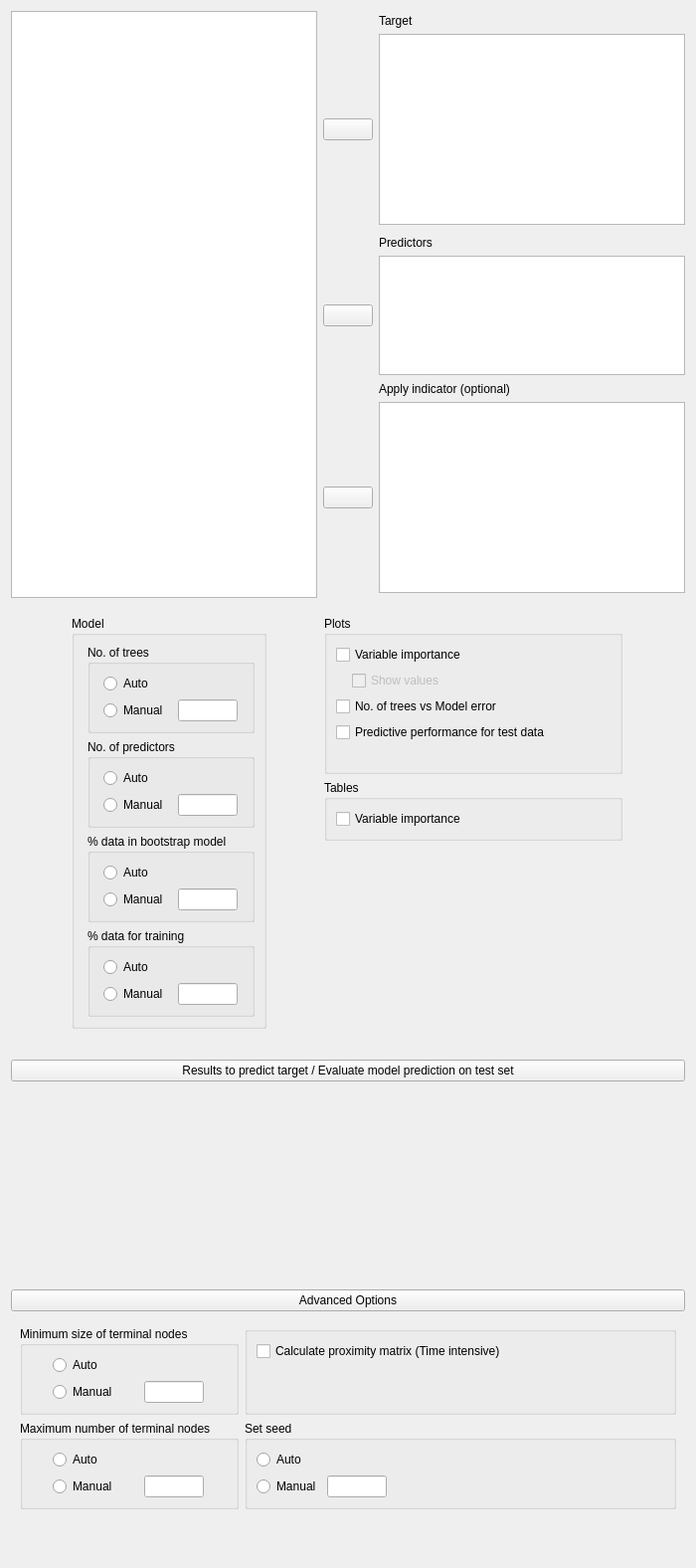
<?xml version="1.0" encoding="UTF-8"?>
<ui version="4.0">
 <class>MLRegressionRandomForestForm</class>
 <widget class="QWidget" name="MLRegressionRandomForestForm">
  <property name="geometry">
   <rect>
    <x>0</x>
    <y>0</y>
    <width>700</width>
    <height>1576</height>
   </rect>
  </property>
  <property name="sizePolicy">
   <sizepolicy hsizetype="Fixed" vsizetype="Preferred">
    <horstretch>0</horstretch>
    <verstretch>0</verstretch>
   </sizepolicy>
  </property>
  <property name="windowTitle">
   <string>Form</string>
  </property>
  <layout class="QGridLayout" name="gridLayout">
   <property name="verticalSpacing">
    <number>0</number>
   </property>
   <item row="3" column="0">
    <widget class="QWidget" name="widget_11" native="true">
     <layout class="QGridLayout" name="gridLayout_6">
      <property name="leftMargin">
       <number>0</number>
      </property>
      <property name="topMargin">
       <number>0</number>
      </property>
      <property name="rightMargin">
       <number>0</number>
      </property>
      <property name="bottomMargin">
       <number>0</number>
      </property>
      <property name="verticalSpacing">
       <number>0</number>
      </property>
      <item row="0" column="0">
       <widget class="QWidget" name="widget_10" native="true">
        <property name="sizePolicy">
         <sizepolicy hsizetype="Preferred" vsizetype="Preferred">
          <horstretch>0</horstretch>
          <verstretch>0</verstretch>
         </sizepolicy>
        </property>
        <layout class="QGridLayout" name="gridLayout_5">
         <property name="leftMargin">
          <number>0</number>
         </property>
         <property name="topMargin">
          <number>13</number>
         </property>
         <property name="rightMargin">
          <number>0</number>
         </property>
         <property name="bottomMargin">
          <number>3</number>
         </property>
         <item row="2" column="0">
          <widget class="AnovaModelWidget" name="modelTerms" native="true">
           <property name="sizePolicy">
            <sizepolicy hsizetype="Expanding" vsizetype="Preferred">
             <horstretch>0</horstretch>
             <verstretch>0</verstretch>
            </sizepolicy>
           </property>
           <property name="minimumSize">
            <size>
             <width>0</width>
             <height>200</height>
            </size>
           </property>
          </widget>
         </item>
         <item row="1" column="0">
          <widget class="ExpanderButton" name="expanderModel">
           <property name="sizePolicy">
            <sizepolicy hsizetype="Expanding" vsizetype="Preferred">
             <horstretch>0</horstretch>
             <verstretch>0</verstretch>
            </sizepolicy>
           </property>
           <property name="text">
            <string>Results to predict target / Evaluate model prediction on test set</string>
           </property>
          </widget>
         </item>
        </layout>
       </widget>
      </item>
     </layout>
    </widget>
   </item>
   <item row="4" column="0">
    <widget class="QWidget" name="advancedBox" native="true">
     <layout class="QGridLayout" name="gridLayout_2">
      <property name="leftMargin">
       <number>0</number>
      </property>
      <property name="topMargin">
       <number>0</number>
      </property>
      <property name="rightMargin">
       <number>0</number>
      </property>
      <item row="0" column="0" rowspan="2" colspan="2">
       <widget class="ExpanderButton" name="expanderAdvanced">
        <property name="text">
         <string>Advanced Options</string>
        </property>
       </widget>
      </item>
      <item row="3" column="0" rowspan="2" colspan="2">
       <widget class="QWidget" name="advancedOptions" native="true">
        <layout class="QGridLayout" name="gridLayout_7">
         <item row="0" column="1">
          <widget class="BoundGroupBox" name="sampleMode_2">
           <property name="title">
            <string/>
           </property>
           <layout class="QGridLayout" name="gridLayout_15">
            <item row="1" column="0">
             <spacer name="verticalSpacer_4">
              <property name="orientation">
               <enum>Qt::Vertical</enum>
              </property>
              <property name="sizeHint" stdset="0">
               <size>
                <width>20</width>
                <height>40</height>
               </size>
              </property>
             </spacer>
            </item>
            <item row="0" column="0">
             <widget class="BoundCheckBox" name="calculateProximityMatrix">
              <property name="text">
               <string>Calculate proximity matrix (Time intensive)</string>
              </property>
             </widget>
            </item>
           </layout>
          </widget>
         </item>
         <item row="3" column="1">
          <spacer name="verticalSpacer_5">
           <property name="orientation">
            <enum>Qt::Vertical</enum>
           </property>
           <property name="sizeHint" stdset="0">
            <size>
             <width>20</width>
             <height>40</height>
            </size>
           </property>
          </spacer>
         </item>
         <item row="0" column="0">
          <widget class="BoundGroupBox" name="minimumTerminalNodeSize">
           <property name="title">
            <string>Minimum size of terminal nodes</string>
           </property>
           <property name="flat">
            <bool>false</bool>
           </property>
           <layout class="QGridLayout" name="gridLayout_20">
            <item row="1" column="0">
             <widget class="QRadioButton" name="manual_6">
              <property name="sizePolicy">
               <sizepolicy hsizetype="Fixed" vsizetype="Fixed">
                <horstretch>0</horstretch>
                <verstretch>0</verstretch>
               </sizepolicy>
              </property>
              <property name="text">
               <string>Manual</string>
              </property>
             </widget>
            </item>
            <item row="0" column="0">
             <widget class="QRadioButton" name="auto_6">
              <property name="sizePolicy">
               <sizepolicy hsizetype="Fixed" vsizetype="Fixed">
                <horstretch>0</horstretch>
                <verstretch>0</verstretch>
               </sizepolicy>
              </property>
              <property name="text">
               <string>Auto</string>
              </property>
             </widget>
            </item>
            <item row="1" column="1">
             <widget class="BoundTextBox" name="modelMinimumTerminalNode">
              <property name="sizePolicy">
               <sizepolicy hsizetype="Fixed" vsizetype="Preferred">
                <horstretch>0</horstretch>
                <verstretch>0</verstretch>
               </sizepolicy>
              </property>
              <property name="minimumSize">
               <size>
                <width>60</width>
                <height>0</height>
               </size>
              </property>
              <property name="maximumSize">
               <size>
                <width>60</width>
                <height>16777215</height>
               </size>
              </property>
             </widget>
            </item>
           </layout>
          </widget>
         </item>
         <item row="1" column="0">
          <widget class="BoundGroupBox" name="maximumTerminalNodeSize">
           <property name="title">
            <string>Maximum number of terminal nodes</string>
           </property>
           <property name="flat">
            <bool>false</bool>
           </property>
           <layout class="QGridLayout" name="gridLayout_21">
            <item row="0" column="0">
             <widget class="QRadioButton" name="auto_7">
              <property name="sizePolicy">
               <sizepolicy hsizetype="Fixed" vsizetype="Fixed">
                <horstretch>0</horstretch>
                <verstretch>0</verstretch>
               </sizepolicy>
              </property>
              <property name="text">
               <string>Auto</string>
              </property>
             </widget>
            </item>
            <item row="1" column="0">
             <widget class="QRadioButton" name="manual_7">
              <property name="sizePolicy">
               <sizepolicy hsizetype="Fixed" vsizetype="Fixed">
                <horstretch>0</horstretch>
                <verstretch>0</verstretch>
               </sizepolicy>
              </property>
              <property name="text">
               <string>Manual</string>
              </property>
             </widget>
            </item>
            <item row="1" column="1">
             <widget class="BoundTextBox" name="modelMaximumTerminalNode">
              <property name="sizePolicy">
               <sizepolicy hsizetype="Fixed" vsizetype="Preferred">
                <horstretch>0</horstretch>
                <verstretch>0</verstretch>
               </sizepolicy>
              </property>
              <property name="minimumSize">
               <size>
                <width>60</width>
                <height>0</height>
               </size>
              </property>
              <property name="maximumSize">
               <size>
                <width>60</width>
                <height>16777215</height>
               </size>
              </property>
             </widget>
            </item>
           </layout>
          </widget>
         </item>
         <item row="1" column="1">
          <widget class="BoundGroupBox" name="seedBox">
           <property name="title">
            <string>Set seed</string>
           </property>
           <layout class="QGridLayout" name="gridLayout_14">
            <item row="2" column="1">
             <widget class="BoundTextBox" name="seed">
              <property name="sizePolicy">
               <sizepolicy hsizetype="Fixed" vsizetype="Preferred">
                <horstretch>0</horstretch>
                <verstretch>0</verstretch>
               </sizepolicy>
              </property>
              <property name="minimumSize">
               <size>
                <width>60</width>
                <height>0</height>
               </size>
              </property>
              <property name="maximumSize">
               <size>
                <width>60</width>
                <height>16777215</height>
               </size>
              </property>
             </widget>
            </item>
            <item row="2" column="0">
             <widget class="QRadioButton" name="manual_5">
              <property name="text">
               <string>Manual</string>
              </property>
             </widget>
            </item>
            <item row="2" column="2">
             <spacer name="horizontalSpacer">
              <property name="orientation">
               <enum>Qt::Horizontal</enum>
              </property>
              <property name="sizeHint" stdset="0">
               <size>
                <width>40</width>
                <height>20</height>
               </size>
              </property>
             </spacer>
            </item>
            <item row="1" column="0">
             <widget class="QRadioButton" name="auto_5">
              <property name="text">
               <string>Auto</string>
              </property>
             </widget>
            </item>
           </layout>
          </widget>
         </item>
        </layout>
       </widget>
      </item>
     </layout>
    </widget>
   </item>
   <item row="2" column="0">
    <widget class="QWidget" name="widget_12" native="true">
     <property name="sizePolicy">
      <sizepolicy hsizetype="Maximum" vsizetype="Minimum">
       <horstretch>0</horstretch>
       <verstretch>0</verstretch>
      </sizepolicy>
     </property>
     <layout class="QGridLayout" name="gridLayout_4">
      <property name="leftMargin">
       <number>0</number>
      </property>
      <property name="rightMargin">
       <number>0</number>
      </property>
      <property name="bottomMargin">
       <number>0</number>
      </property>
     </layout>
    </widget>
   </item>
   <item row="1" column="0">
    <widget class="QWidget" name="advancedOptions_2" native="true">
     <layout class="QGridLayout" name="gridLayout_8">
      <item row="2" column="1">
       <spacer name="verticalSpacer_6">
        <property name="orientation">
         <enum>Qt::Vertical</enum>
        </property>
        <property name="sizeHint" stdset="0">
         <size>
          <width>20</width>
          <height>40</height>
         </size>
        </property>
       </spacer>
      </item>
      <item row="0" column="1">
       <widget class="GroupBox" name="plotsGroup">
        <property name="title">
         <string>Plots</string>
        </property>
        <layout class="QGridLayout" name="gridLayout_11">
         <item row="2" column="0" colspan="3">
          <widget class="BoundCheckBox" name="plotTreesVsModelError">
           <property name="sizePolicy">
            <sizepolicy hsizetype="Fixed" vsizetype="Fixed">
             <horstretch>0</horstretch>
             <verstretch>0</verstretch>
            </sizepolicy>
           </property>
           <property name="text">
            <string>No. of trees vs Model error</string>
           </property>
          </widget>
         </item>
         <item row="1" column="1" colspan="3">
          <widget class="BoundCheckBox" name="plotVariableImportanceShowValues">
           <property name="enabled">
            <bool>false</bool>
           </property>
           <property name="sizePolicy">
            <sizepolicy hsizetype="Fixed" vsizetype="Fixed">
             <horstretch>0</horstretch>
             <verstretch>0</verstretch>
            </sizepolicy>
           </property>
           <property name="text">
            <string>Show values</string>
           </property>
          </widget>
         </item>
         <item row="0" column="0" colspan="3">
          <widget class="BoundCheckBox" name="plotVariableImportance">
           <property name="sizePolicy">
            <sizepolicy hsizetype="Fixed" vsizetype="Fixed">
             <horstretch>0</horstretch>
             <verstretch>0</verstretch>
            </sizepolicy>
           </property>
           <property name="text">
            <string>Variable importance</string>
           </property>
          </widget>
         </item>
         <item row="4" column="0">
          <widget class="QLabel" name="label_17">
           <property name="minimumSize">
            <size>
             <width>10</width>
             <height>0</height>
            </size>
           </property>
           <property name="maximumSize">
            <size>
             <width>10</width>
             <height>16777215</height>
            </size>
           </property>
           <property name="text">
            <string/>
           </property>
          </widget>
         </item>
         <item row="3" column="0" colspan="3">
          <widget class="BoundCheckBox" name="plotPredictivePerformance">
           <property name="sizePolicy">
            <sizepolicy hsizetype="Fixed" vsizetype="Fixed">
             <horstretch>0</horstretch>
             <verstretch>0</verstretch>
            </sizepolicy>
           </property>
           <property name="text">
            <string>Predictive performance for test data</string>
           </property>
          </widget>
         </item>
         <item row="1" column="0">
          <widget class="QWidget" name="widget" native="true">
           <property name="minimumSize">
            <size>
             <width>10</width>
             <height>0</height>
            </size>
           </property>
           <property name="maximumSize">
            <size>
             <width>10</width>
             <height>16777215</height>
            </size>
           </property>
          </widget>
         </item>
        </layout>
       </widget>
      </item>
      <item row="0" column="0" rowspan="3">
       <widget class="BoundGroupBox" name="bayesFactorType_2">
        <property name="sizePolicy">
         <sizepolicy hsizetype="Fixed" vsizetype="Minimum">
          <horstretch>0</horstretch>
          <verstretch>0</verstretch>
         </sizepolicy>
        </property>
        <property name="title">
         <string>Model</string>
        </property>
        <property name="flat">
         <bool>false</bool>
        </property>
        <layout class="QGridLayout" name="gridLayout_16">
         <property name="leftMargin">
          <number>13</number>
         </property>
         <item row="3" column="0">
          <widget class="BoundGroupBox" name="dataTrainingModel">
           <property name="title">
            <string>% data for training</string>
           </property>
           <property name="flat">
            <bool>false</bool>
           </property>
           <layout class="QGridLayout" name="gridLayout_19">
            <item row="1" column="0">
             <widget class="QRadioButton" name="manual_4">
              <property name="sizePolicy">
               <sizepolicy hsizetype="Fixed" vsizetype="Fixed">
                <horstretch>0</horstretch>
                <verstretch>0</verstretch>
               </sizepolicy>
              </property>
              <property name="text">
               <string>Manual</string>
              </property>
             </widget>
            </item>
            <item row="0" column="0">
             <widget class="QRadioButton" name="auto_4">
              <property name="sizePolicy">
               <sizepolicy hsizetype="Fixed" vsizetype="Fixed">
                <horstretch>0</horstretch>
                <verstretch>0</verstretch>
               </sizepolicy>
              </property>
              <property name="text">
               <string>Auto</string>
              </property>
             </widget>
            </item>
            <item row="1" column="1">
             <widget class="BoundTextBox" name="percentageDataTraining">
              <property name="sizePolicy">
               <sizepolicy hsizetype="Fixed" vsizetype="Preferred">
                <horstretch>0</horstretch>
                <verstretch>0</verstretch>
               </sizepolicy>
              </property>
              <property name="minimumSize">
               <size>
                <width>60</width>
                <height>0</height>
               </size>
              </property>
              <property name="maximumSize">
               <size>
                <width>60</width>
                <height>16777215</height>
               </size>
              </property>
             </widget>
            </item>
           </layout>
          </widget>
         </item>
         <item row="2" column="0">
          <widget class="BoundGroupBox" name="dataBootstrapModel">
           <property name="title">
            <string>% data in bootstrap model</string>
           </property>
           <property name="flat">
            <bool>false</bool>
           </property>
           <layout class="QGridLayout" name="gridLayout_18">
            <item row="0" column="0">
             <widget class="QRadioButton" name="auto_3">
              <property name="sizePolicy">
               <sizepolicy hsizetype="Fixed" vsizetype="Fixed">
                <horstretch>0</horstretch>
                <verstretch>0</verstretch>
               </sizepolicy>
              </property>
              <property name="text">
               <string>Auto</string>
              </property>
             </widget>
            </item>
            <item row="1" column="0">
             <widget class="QRadioButton" name="manual_3">
              <property name="sizePolicy">
               <sizepolicy hsizetype="Fixed" vsizetype="Fixed">
                <horstretch>0</horstretch>
                <verstretch>0</verstretch>
               </sizepolicy>
              </property>
              <property name="text">
               <string>Manual</string>
              </property>
             </widget>
            </item>
            <item row="1" column="1">
             <widget class="BoundTextBox" name="percentageDataBootstrap">
              <property name="sizePolicy">
               <sizepolicy hsizetype="Fixed" vsizetype="Preferred">
                <horstretch>0</horstretch>
                <verstretch>0</verstretch>
               </sizepolicy>
              </property>
              <property name="minimumSize">
               <size>
                <width>60</width>
                <height>0</height>
               </size>
              </property>
              <property name="maximumSize">
               <size>
                <width>60</width>
                <height>16777215</height>
               </size>
              </property>
             </widget>
            </item>
           </layout>
          </widget>
         </item>
         <item row="1" column="0">
          <widget class="BoundGroupBox" name="noOfPredictors">
           <property name="title">
            <string>No. of predictors</string>
           </property>
           <property name="flat">
            <bool>false</bool>
           </property>
           <layout class="QGridLayout" name="gridLayout_12">
            <item row="0" column="0">
             <widget class="QRadioButton" name="auto_2">
              <property name="sizePolicy">
               <sizepolicy hsizetype="Fixed" vsizetype="Fixed">
                <horstretch>0</horstretch>
                <verstretch>0</verstretch>
               </sizepolicy>
              </property>
              <property name="text">
               <string>Auto</string>
              </property>
             </widget>
            </item>
            <item row="1" column="0">
             <widget class="QRadioButton" name="manual_2">
              <property name="sizePolicy">
               <sizepolicy hsizetype="Fixed" vsizetype="Fixed">
                <horstretch>0</horstretch>
                <verstretch>0</verstretch>
               </sizepolicy>
              </property>
              <property name="text">
               <string>Manual</string>
              </property>
             </widget>
            </item>
            <item row="1" column="1">
             <widget class="BoundTextBox" name="numberOfPredictors">
              <property name="sizePolicy">
               <sizepolicy hsizetype="Fixed" vsizetype="Preferred">
                <horstretch>0</horstretch>
                <verstretch>0</verstretch>
               </sizepolicy>
              </property>
              <property name="minimumSize">
               <size>
                <width>60</width>
                <height>0</height>
               </size>
              </property>
              <property name="maximumSize">
               <size>
                <width>60</width>
                <height>16777215</height>
               </size>
              </property>
             </widget>
            </item>
           </layout>
          </widget>
         </item>
         <item row="0" column="0">
          <widget class="BoundGroupBox" name="noOfTrees">
           <property name="title">
            <string>No. of trees</string>
           </property>
           <property name="flat">
            <bool>false</bool>
           </property>
           <layout class="QGridLayout" name="gridLayout_9">
            <item row="1" column="0">
             <widget class="QRadioButton" name="manual_1">
              <property name="sizePolicy">
               <sizepolicy hsizetype="Fixed" vsizetype="Fixed">
                <horstretch>0</horstretch>
                <verstretch>0</verstretch>
               </sizepolicy>
              </property>
              <property name="text">
               <string>Manual</string>
              </property>
             </widget>
            </item>
            <item row="0" column="0">
             <widget class="QRadioButton" name="auto_1">
              <property name="sizePolicy">
               <sizepolicy hsizetype="Fixed" vsizetype="Fixed">
                <horstretch>0</horstretch>
                <verstretch>0</verstretch>
               </sizepolicy>
              </property>
              <property name="text">
               <string>Auto</string>
              </property>
             </widget>
            </item>
            <item row="1" column="1">
             <widget class="BoundTextBox" name="numberOfTrees">
              <property name="sizePolicy">
               <sizepolicy hsizetype="Fixed" vsizetype="Preferred">
                <horstretch>0</horstretch>
                <verstretch>0</verstretch>
               </sizepolicy>
              </property>
              <property name="minimumSize">
               <size>
                <width>60</width>
                <height>0</height>
               </size>
              </property>
              <property name="maximumSize">
               <size>
                <width>60</width>
                <height>16777215</height>
               </size>
              </property>
             </widget>
            </item>
           </layout>
          </widget>
         </item>
        </layout>
       </widget>
      </item>
      <item row="1" column="1">
       <widget class="GroupBox" name="groupBox_3">
        <property name="maximumSize">
         <size>
          <width>300</width>
          <height>16777215</height>
         </size>
        </property>
        <property name="title">
         <string>Tables</string>
        </property>
        <layout class="QGridLayout" name="gridLayout_10">
         <item row="0" column="0">
          <widget class="BoundCheckBox" name="tableVariableImportance">
           <property name="text">
            <string>Variable importance</string>
           </property>
          </widget>
         </item>
        </layout>
       </widget>
      </item>
     </layout>
    </widget>
   </item>
   <item row="0" column="0">
    <widget class="QWidget" name="topWidget" native="true">
     <layout class="QGridLayout" name="gridLayout_3">
      <property name="leftMargin">
       <number>0</number>
      </property>
      <property name="topMargin">
       <number>0</number>
      </property>
      <property name="rightMargin">
       <number>0</number>
      </property>
      <property name="verticalSpacing">
       <number>3</number>
      </property>
      <item row="12" column="1">
       <widget class="AssignButton" name="buttonAssignCovariates">
        <property name="sizePolicy">
         <sizepolicy hsizetype="Fixed" vsizetype="Fixed">
          <horstretch>0</horstretch>
          <verstretch>0</verstretch>
         </sizepolicy>
        </property>
        <property name="minimumSize">
         <size>
          <width>50</width>
          <height>0</height>
         </size>
        </property>
        <property name="maximumSize">
         <size>
          <width>50</width>
          <height>16777215</height>
         </size>
        </property>
        <property name="text">
         <string/>
        </property>
       </widget>
      </item>
      <item row="3" column="2">
       <widget class="boundSingleItemView" name="target">
        <property name="sizePolicy">
         <sizepolicy hsizetype="Expanding" vsizetype="Fixed">
          <horstretch>0</horstretch>
          <verstretch>0</verstretch>
         </sizepolicy>
        </property>
        <property name="minimumSize">
         <size>
          <width>0</width>
          <height>0</height>
         </size>
        </property>
        <property name="maximumSize">
         <size>
          <width>16777215</width>
          <height>16777215</height>
         </size>
        </property>
        <property name="selectionMode">
         <enum>QAbstractItemView::ExtendedSelection</enum>
        </property>
       </widget>
      </item>
      <item row="12" column="2">
       <widget class="boundSingleItemView" name="indicator">
        <property name="sizePolicy">
         <sizepolicy hsizetype="Expanding" vsizetype="Fixed">
          <horstretch>0</horstretch>
          <verstretch>0</verstretch>
         </sizepolicy>
        </property>
        <property name="minimumSize">
         <size>
          <width>0</width>
          <height>0</height>
         </size>
        </property>
        <property name="maximumSize">
         <size>
          <width>16777215</width>
          <height>16777215</height>
         </size>
        </property>
        <property name="selectionMode">
         <enum>QAbstractItemView::ExtendedSelection</enum>
        </property>
       </widget>
      </item>
      <item row="6" column="2">
       <widget class="QLabel" name="label_3">
        <property name="sizePolicy">
         <sizepolicy hsizetype="Fixed" vsizetype="Preferred">
          <horstretch>0</horstretch>
          <verstretch>0</verstretch>
         </sizepolicy>
        </property>
        <property name="text">
         <string>Predictors</string>
        </property>
       </widget>
      </item>
      <item row="1" column="2">
       <widget class="QLabel" name="label_2">
        <property name="sizePolicy">
         <sizepolicy hsizetype="Fixed" vsizetype="Preferred">
          <horstretch>0</horstretch>
          <verstretch>0</verstretch>
         </sizepolicy>
        </property>
        <property name="text">
         <string>Target</string>
        </property>
       </widget>
      </item>
      <item row="13" column="1">
       <spacer name="verticalSpacer_2">
        <property name="orientation">
         <enum>Qt::Vertical</enum>
        </property>
        <property name="sizeHint" stdset="0">
         <size>
          <width>20</width>
          <height>5</height>
         </size>
        </property>
       </spacer>
      </item>
      <item row="3" column="1">
       <widget class="AssignButton" name="buttonAssignFixed">
        <property name="sizePolicy">
         <sizepolicy hsizetype="Fixed" vsizetype="Fixed">
          <horstretch>0</horstretch>
          <verstretch>0</verstretch>
         </sizepolicy>
        </property>
        <property name="minimumSize">
         <size>
          <width>50</width>
          <height>0</height>
         </size>
        </property>
        <property name="maximumSize">
         <size>
          <width>50</width>
          <height>16777215</height>
         </size>
        </property>
        <property name="text">
         <string/>
        </property>
       </widget>
      </item>
      <item row="9" column="1">
       <spacer name="verticalSpacer">
        <property name="orientation">
         <enum>Qt::Vertical</enum>
        </property>
        <property name="sizeHint" stdset="0">
         <size>
          <width>20</width>
          <height>5</height>
         </size>
        </property>
       </spacer>
      </item>
      <item row="10" column="2">
       <widget class="QLabel" name="label_4">
        <property name="sizePolicy">
         <sizepolicy hsizetype="Fixed" vsizetype="Preferred">
          <horstretch>0</horstretch>
          <verstretch>0</verstretch>
         </sizepolicy>
        </property>
        <property name="text">
         <string>Apply indicator (optional)</string>
        </property>
       </widget>
      </item>
      <item row="8" column="1">
       <widget class="AssignButton" name="buttonAssignRandom">
        <property name="sizePolicy">
         <sizepolicy hsizetype="Fixed" vsizetype="Fixed">
          <horstretch>0</horstretch>
          <verstretch>0</verstretch>
         </sizepolicy>
        </property>
        <property name="minimumSize">
         <size>
          <width>50</width>
          <height>0</height>
         </size>
        </property>
        <property name="maximumSize">
         <size>
          <width>50</width>
          <height>16777215</height>
         </size>
        </property>
        <property name="text">
         <string/>
        </property>
       </widget>
      </item>
      <item row="0" column="0" rowspan="14">
       <widget class="AvailableFieldsListView" name="listAvailableFields">
        <property name="sizePolicy">
         <sizepolicy hsizetype="Expanding" vsizetype="Preferred">
          <horstretch>0</horstretch>
          <verstretch>0</verstretch>
         </sizepolicy>
        </property>
        <property name="minimumSize">
         <size>
          <width>0</width>
          <height>0</height>
         </size>
        </property>
        <property name="maximumSize">
         <size>
          <width>16777215</width>
          <height>16777215</height>
         </size>
        </property>
        <property name="selectionMode">
         <enum>QAbstractItemView::ExtendedSelection</enum>
        </property>
       </widget>
      </item>
      <item row="4" column="1">
       <spacer name="verticalSpacer_3">
        <property name="orientation">
         <enum>Qt::Vertical</enum>
        </property>
        <property name="sizeHint" stdset="0">
         <size>
          <width>20</width>
          <height>5</height>
         </size>
        </property>
       </spacer>
      </item>
      <item row="8" column="2">
       <widget class="BoundListView" name="predictors">
        <property name="sizePolicy">
         <sizepolicy hsizetype="Expanding" vsizetype="Fixed">
          <horstretch>0</horstretch>
          <verstretch>0</verstretch>
         </sizepolicy>
        </property>
        <property name="minimumSize">
         <size>
          <width>0</width>
          <height>120</height>
         </size>
        </property>
        <property name="maximumSize">
         <size>
          <width>16777215</width>
          <height>120</height>
         </size>
        </property>
        <property name="editTriggers">
         <set>QAbstractItemView::AllEditTriggers</set>
        </property>
        <property name="selectionMode">
         <enum>QAbstractItemView::ExtendedSelection</enum>
        </property>
       </widget>
      </item>
     </layout>
    </widget>
   </item>
  </layout>
 </widget>
 <customwidgets>
  <customwidget>
   <class>BoundTextBox</class>
   <extends>QLineEdit</extends>
   <header>widgets/boundtextbox.h</header>
  </customwidget>
  <customwidget>
   <class>BoundGroupBox</class>
   <extends>QGroupBox</extends>
   <header>widgets/boundgroupbox.h</header>
   <container>1</container>
  </customwidget>
  <customwidget>
   <class>BoundCheckBox</class>
   <extends>QCheckBox</extends>
   <header>widgets/boundcheckbox.h</header>
  </customwidget>
  <customwidget>
   <class>GroupBox</class>
   <extends>QGroupBox</extends>
   <header>widgets/groupbox.h</header>
   <container>1</container>
  </customwidget>
  <customwidget>
   <class>ExpanderButton</class>
   <extends>QPushButton</extends>
   <header>widgets/expanderbutton.h</header>
  </customwidget>
  <customwidget>
   <class>AssignButton</class>
   <extends>QPushButton</extends>
   <header>widgets/assignbutton.h</header>
  </customwidget>
  <customwidget>
   <class>AvailableFieldsListView</class>
   <extends>QListView</extends>
   <header>widgets/availablefieldslistview.h</header>
  </customwidget>
  <customwidget>
   <class>BoundListView</class>
   <extends>QListView</extends>
   <header>widgets/boundlistview.h</header>
  </customwidget>
  <customwidget>
   <class>boundSingleItemView</class>
   <extends>QListView</extends>
   <header>widgets/boundsingleitemview.h</header>
  </customwidget>
  <customwidget>
   <class>AnovaModelWidget</class>
   <extends>QWidget</extends>
   <header>widgets/anovamodelwidget.h</header>
   <container>1</container>
  </customwidget>
 </customwidgets>
 <resources/>
 <connections>
  <connection>
   <sender>plotVariableImportance</sender>
   <signal>clicked(bool)</signal>
   <receiver>plotVariableImportanceShowValues</receiver>
   <slot>setEnabled(bool)</slot>
   <hints>
    <hint type="sourcelabel">
     <x>419</x>
     <y>372</y>
    </hint>
    <hint type="destinationlabel">
     <x>416</x>
     <y>395</y>
    </hint>
   </hints>
  </connection>
 </connections>
</ui>
